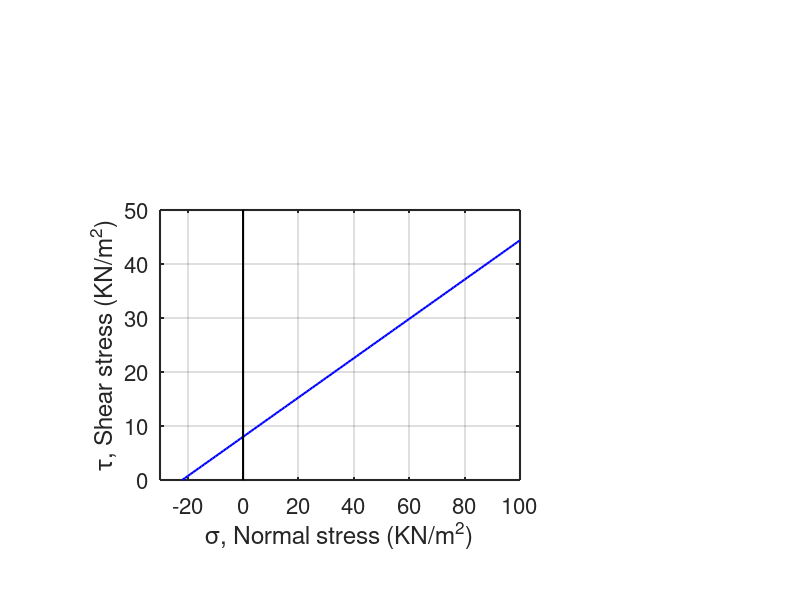

Recreate this plot in MATLAB.
% This code plots the Mohr-Coulomb 
% failure envelope for a soil
clc; clear; close all;
set(0,'DefaultAxesFontsize',16);
%
c=8; % soil cohesion (KN/m^2);
phi= 20; % internal friction angle (degree);
% 'tau' is shear stress
% 'zigma' is normal stress
zigma=-22:1:100; % normal stress (KN/m^2)  
tau= c + zigma.* tan(phi.*pi./180);
% deformation is reported in millimeters
%
subplot('position',[0.2 0.2 0.45 0.45]);
plot(zigma,tau,'b', 'LineWidth',1.5);
xlim([-30 100]); ylim([0 50]);
xlabel('\sigma, Normal stress (KN/m^2)');
ylabel('\tau, Shear stress (KN/m^2)');
line([0 0],[-10 1000],'color','k','linewidth',1.5);
set(gca,'linewidth',1.5);
grid on;
%
% End of the code %

      


